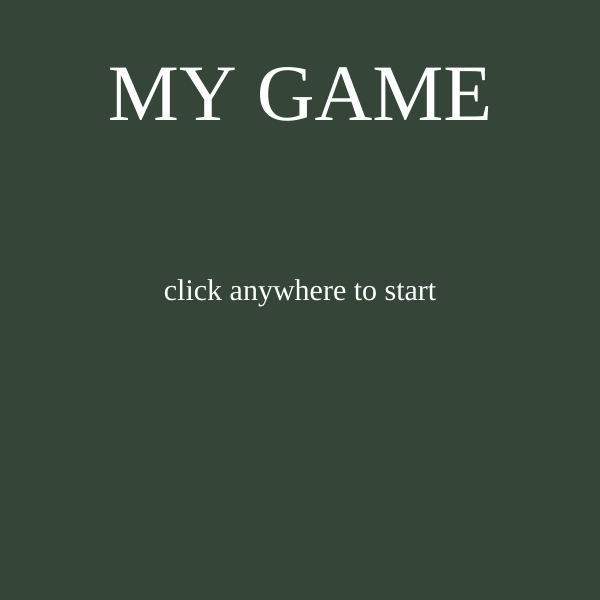
Frame 1 (no input)
Frame 60 (no input): identical to frame 1, image omitted
Frame 120 (the mouse pressed at the canvas centre since frame 60): identical to frame 1, image omitted

The p5.js sketch that drew this single still picture (run headless with seeded random() and noise() and a simulated clock; from frame 60 on, the mouse is pressed at the canvas centre):

// p5.js sketch
// ── sketch.js
'use strict';

let state = 'title';
let cnv;
let points = 0;
let w = 600;
let h = 600;
let player;
let coin;

function setup() {
  cnv = createCanvas(w, h);

  textFont("Fredericka the Great");

  player = new Player();

  coin = new Coin();

}


function draw() {

  switch (state) {
    case 'title':
    title();
    cnv.mouseClicked(titleMouseClicked);
    break;
  case 'level 1':
    level1();
    cnv.mouseClicked(level1MouseClicked);
    break;
    case 'you win':
    youWin();
    cnv.mouseClicked(youWinMouseClicked);
    break;
  default:
    break;
  }

}

function keyPressed(){
  if (keyCode == LEFT_ARROW){
    player.direction = 'left'
  } else if (keyCode == RIGHT_ARROW) {
    player.direction = 'right'
  } else if (keyCode == UP_ARROW) {
    player.direction = 'up'
  } else if (keyCode == DOWN_ARROW) {
    player.direction = 'down'
  } else if (key = ' '){
    player.direction = 'still';
  }
}

function title() {


  background(53,70,57);
  textSize(80);
  fill(255);
  textAlign(CENTER);
  text('MY GAME', w/2, h/5);


  textSize(30);
  text('click anywhere to start', w/2, h/2);
}

function titleMouseClicked(){
    console.log('canvas is clicked on title page');
    state = 'level 1'

}


function level1() {
  background(50, 150, 200);


  player.display();
  player.move();

  coin.display();
  coin.move();
}

function level1MouseClicked() {
  points++;
  console.log('points = ' + points);

  if (points >= 10){
    state = 'you win';
  }
}

function youWin(){
  background(255, 50, 80);
  textSize(80);
  stroke(255);
  text('YOU WIN', w/2, h/2);


  textSize(30);
  text('click anywhere to restart', w/2, h * 3/4);

}


function youWinMouseClicked(){
  state = 'level 1';
  points = 0;
}

// ── coins.js

class Coin {
  constructor(){
    this.r = 50;
    this.x = random(w);
    this.y = 0 - this.r;
  }

  display(){
    rect(this.x, this.y, this.r);
  }

  move(){
    this.y++;
  }
}

// ── player.js
class Player {
  constructor() {
    this.r = 60;
    this.x = w / 2;
    this.y = h - this.r;
    this.speed = 2;
    this.direction = 'still';
  }

  display() {
    rect(this.x, this.y, this.r, this.r);
  }

  move() {

    switch (this.direction) {
      case 'still':
        //don't move anything
        break;
      case 'up':
      //decrease y pos
      this.y -= this.speed;
      break;
      case 'down':
      //increase y pos
      this.y += this.speed;
      break;
      case 'right':
      // increasing x pos
      this.x += this.speed;
      break;
      case 'left':
      // decreasing  x pos
      this.x -= this.speed;
      break;
      default:
        break;
    }

  }

}

// ── style.css
html, body {
  margin: 0;
  padding: 0;
  font-family: 'Fredericka the Great', cursive;

}

canvas {
  display: block;
  margin: 100px auto;
  border: 10px solid #E5C3AC;

}
